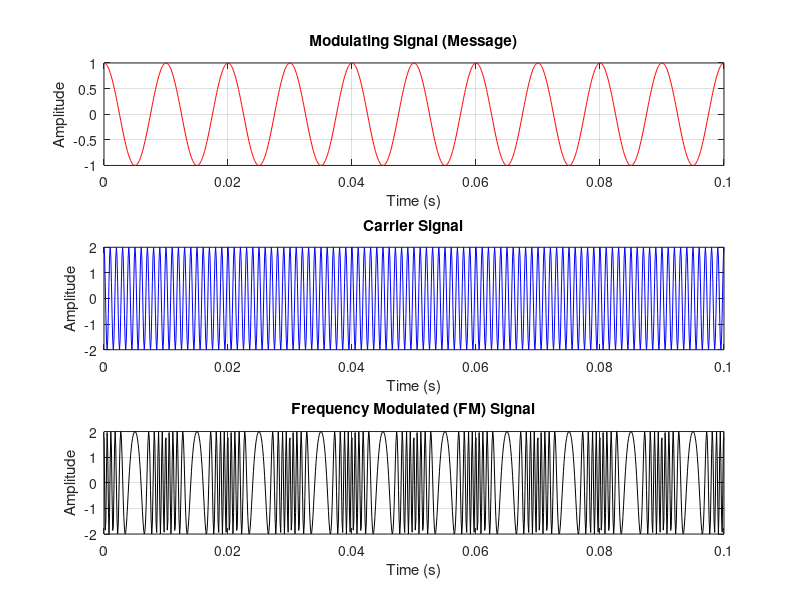

Here is the MATLAB script that generated this plot:
%fm_mod
fs = 10000;
t = 0:1/fs:0.1;
fm = 100;
fc = 1000;
Am = 1;
Ac = 2;
kf = 5000; % Frequency sensitivity (adjust as needed)

modulating_signal = Am * cos(2 * pi * fm * t);
carrier_signal = Ac * cos(2 * pi * fc * t);
% FM signal: frequency changes with integral of m(t)
fm_signal = Ac * cos(2 * pi * fc * t + kf * cumsum(modulating_signal)/fs);

figure;

subplot(3,1,1);
plot(t, modulating_signal, 'r');
xlabel('Time (s)');
ylabel('Amplitude');
grid on;
title('Modulating Signal (Message)');

subplot(3,1,2);
plot(t, carrier_signal, 'b');
xlabel('Time (s)');
ylabel('Amplitude');
grid on;
title('Carrier Signal');

subplot(3,1,3);
plot(t, fm_signal, 'k');
xlabel('Time (s)');
ylabel('Amplitude');
grid on;
title('Frequency Modulated (FM) Signal');
